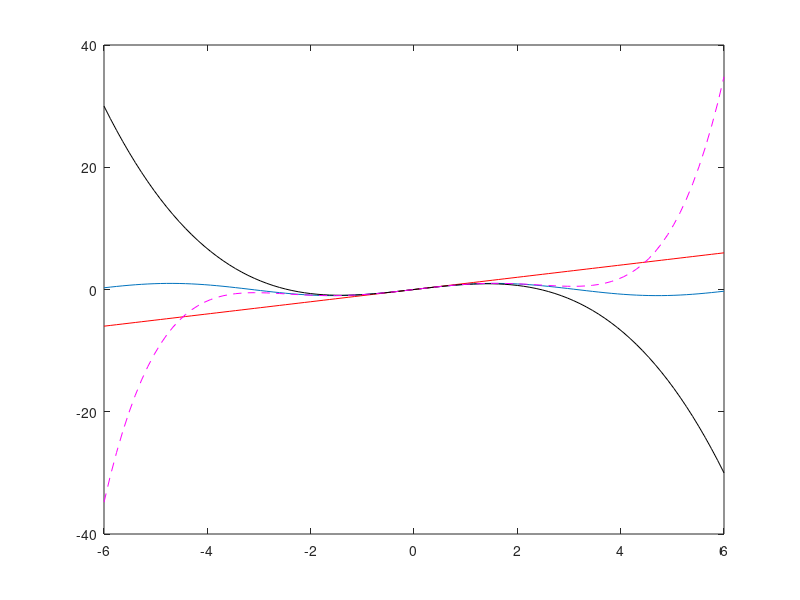

Write MATLAB code to recreate this figure.
% lab_2013, no 2014

xx = linspace(-1,1);
plot(xx, sin(xx));

xx = linspace(-6,6);
plot(xx, sin(xx));

hold on

% allargato il rang in cui l'approssimazione ? buona
plot(xx,xx,'r');

% x^3/6, 2 grado del polinomio di tayolor
plot(xx,xx-xx.^3/6, 'k');

% x^5/120
plot(xx,xx - xx.^3/6 + xx.^5/120, 'm--');

% non si usa perch? bisogna calcoalare la derivata nel punto
hold off